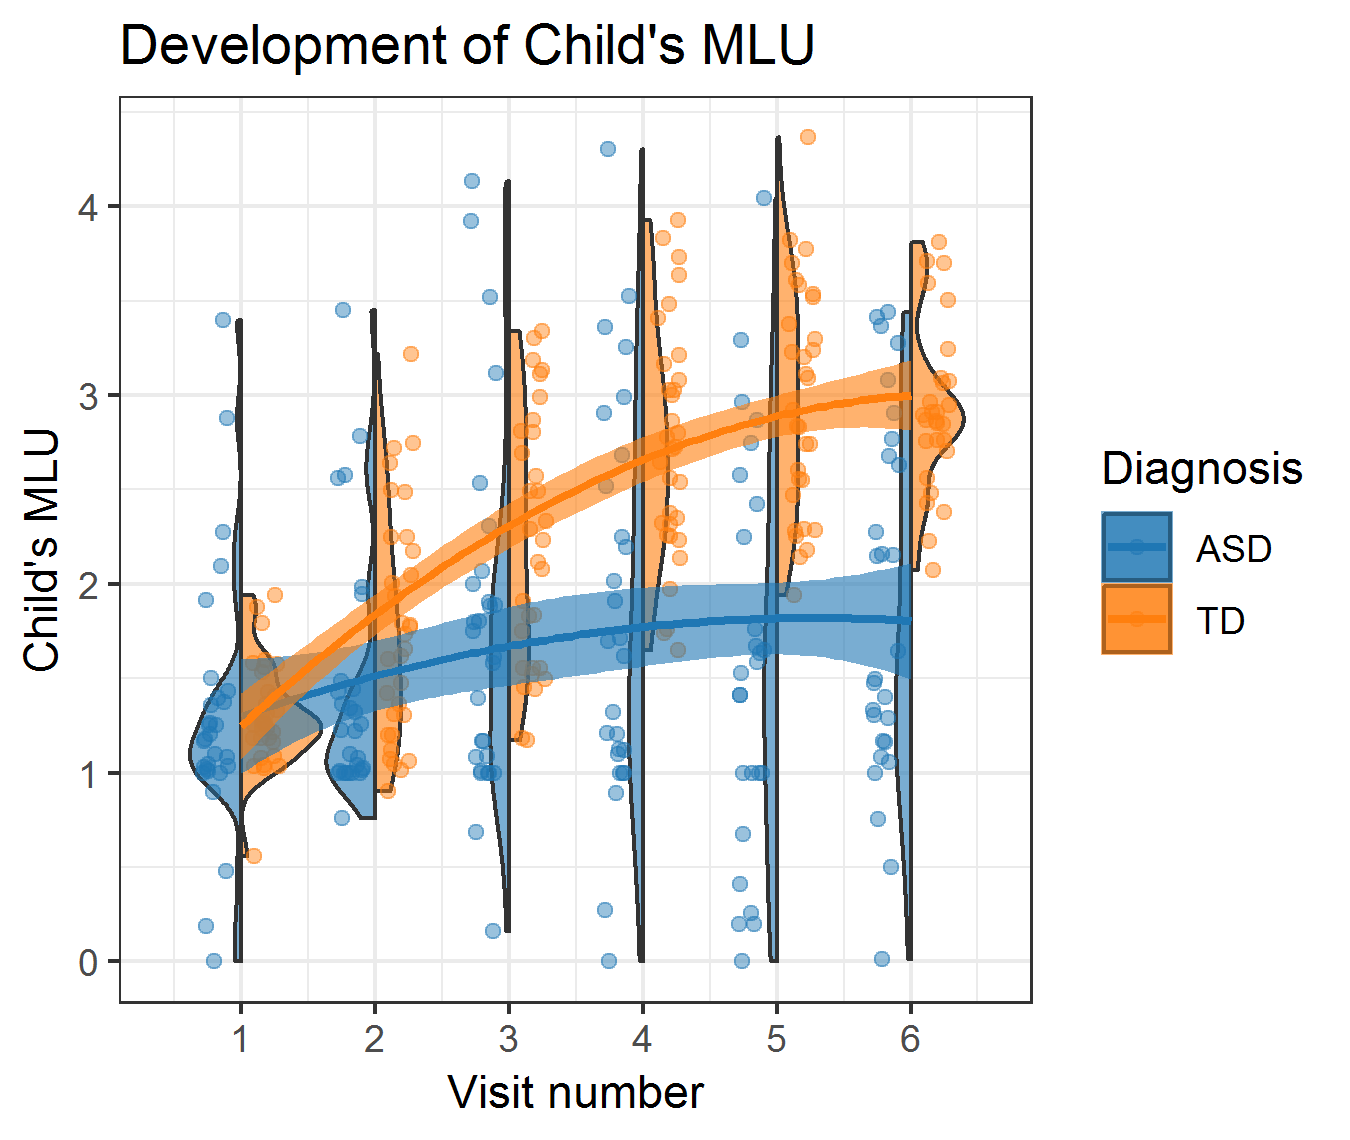

Source code (R):
library(pacman)
p_load(tidyverse, ggthemes, cowplot, magick)

data <- read.csv("language_dev_asd_clean_2.csv")


# SPLIT VIIOLIN FUNCITON
GeomSplitViolin <- ggproto("GeomSplitViolin", GeomViolin, 
                           draw_group = function(self, data, ..., draw_quantiles = NULL) {
                             data <- transform(data, xminv = x - violinwidth * (x - xmin), xmaxv = x + violinwidth * (xmax - x))
                             grp <- data[1, "group"]
                             newdata <- plyr::arrange(transform(data, x = if (grp %% 2 == 1) xminv else xmaxv), if (grp %% 2 == 1) y else -y)
                             newdata <- rbind(newdata[1, ], newdata, newdata[nrow(newdata), ], newdata[1, ])
                             newdata[c(1, nrow(newdata) - 1, nrow(newdata)), "x"] <- round(newdata[1, "x"])
                             
                             if (length(draw_quantiles) > 0 & !scales::zero_range(range(data$y))) {
                               stopifnot(all(draw_quantiles >= 0), all(draw_quantiles <=
                                                                         1))
                               quantiles <- ggplot2:::create_quantile_segment_frame(data, draw_quantiles)
                               aesthetics <- data[rep(1, nrow(quantiles)), setdiff(names(data), c("x", "y")), drop = FALSE]
                               aesthetics$alpha <- rep(1, nrow(quantiles))
                               both <- cbind(quantiles, aesthetics)
                               quantile_grob <- GeomPath$draw_panel(both, ...)
                               ggplot2:::ggname("geom_split_violin", grid::grobTree(GeomPolygon$draw_panel(newdata, ...), quantile_grob))
                             }
                             else {
                               ggplot2:::ggname("geom_split_violin", GeomPolygon$draw_panel(newdata, ...))
                             }
                           })

geom_split_violin <- function(mapping = NULL, data = NULL, stat = "ydensity", position = "identity", ..., 
                              draw_quantiles = NULL, trim = TRUE, scale = "area", na.rm = FALSE, 
                              show.legend = NA, inherit.aes = TRUE) {
  layer(data = data, mapping = mapping, stat = stat, geom = GeomSplitViolin, 
        position = position, show.legend = show.legend, inherit.aes = inherit.aes, 
        params = list(trim = trim, scale = scale, draw_quantiles = draw_quantiles, na.rm = na.rm, ...))
}


## THE PLOT
good <- ggplot(data, aes(as.numeric(VISIT), CHI_MLU)) +
  geom_split_violin(alpha = 0.6, 
                    bw = "nrd0",
                    width = 1.2,
                    scale = "count",
                    aes(fill = Diagnosis, 
                        group = interaction(Diagnosis, VISIT))) +
  geom_point(aes(color = Diagnosis), 
             alpha = 0.45, 
             position = position_jitterdodge()) +
  stat_smooth(aes(color = Diagnosis, fill = Diagnosis), 
              method = "lm", 
              formula = y ~ poly(x, 2),
              alpha = 0.6) +
  theme_bw() +
  scale_fill_tableau() +
  scale_color_tableau() +
  scale_x_continuous(breaks=seq(1,6,1)) +
  labs(title = "Development of Child's MLU",
       #subtitle = "Illustrated by quadratic models", 
       x = "Visit number", 
       y = "Child's MLU")

good
